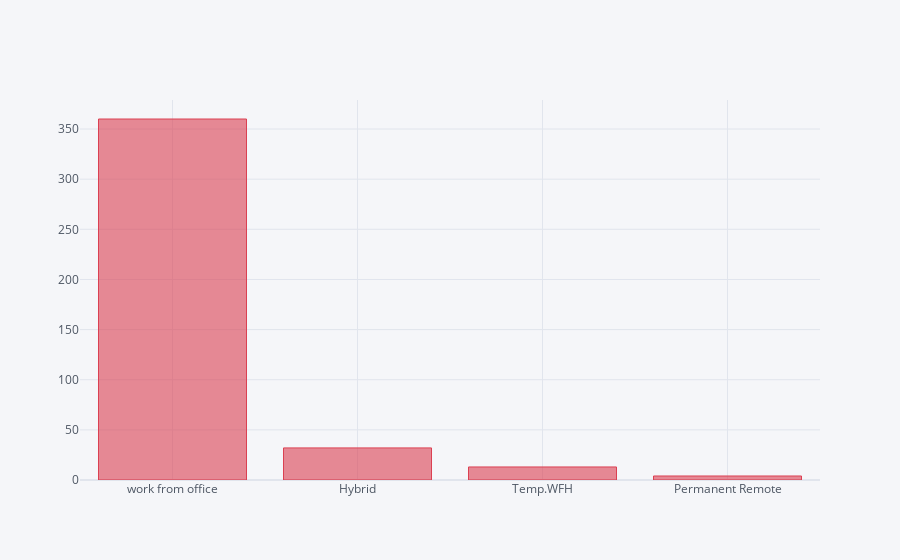

Notebook source saved alongside this figure:
### Markdown cell above
To summarize above graph in short, There are around 41 jobs needs 3 to 8 year of job experience, 31 jobs which needs 5 to 10 years experience, 22 jobs with 3 to 6 years of experience.

### Code cell
df['Job Type'].value_counts()[0:10].iplot(kind='bar',colors='red')

### Figure 1 — Plotly figure (JSON) as saved in the notebook; plotly's stock layout.template omitted (floating-point values rounded to 4 significant figures)
{"data": [{"marker": {"color": "rgba(219, 64, 82, 0.6)", "line": {"color": "rgba(219, 64, 82, 1.0)", "width": 1}}, "name": "Job Type", "orientation": "v", "text": "", "type": "bar", "x": ["work from office", "Hybrid", "Temp.WFH", "Permanent Remote"], "y": [360, 32, 13, 4]}], "layout": {"legend": {"bgcolor": "#F5F6F9", "font": {"color": "#4D5663"}}, "paper_bgcolor": "#F5F6F9", "plot_bgcolor": "#F5F6F9", "title": {"font": {"color": "#4D5663"}}, "xaxis": {"gridcolor": "#E1E5ED", "showgrid": true, "tickfont": {"color": "#4D5663"}, "title": {"font": {"color": "#4D5663"}, "text": ""}, "zerolinecolor": "#E1E5ED"}, "yaxis": {"gridcolor": "#E1E5ED", "showgrid": true, "tickfont": {"color": "#4D5663"}, "title": {"font": {"color": "#4D5663"}, "text": ""}, "zerolinecolor": "#E1E5ED"}}}
